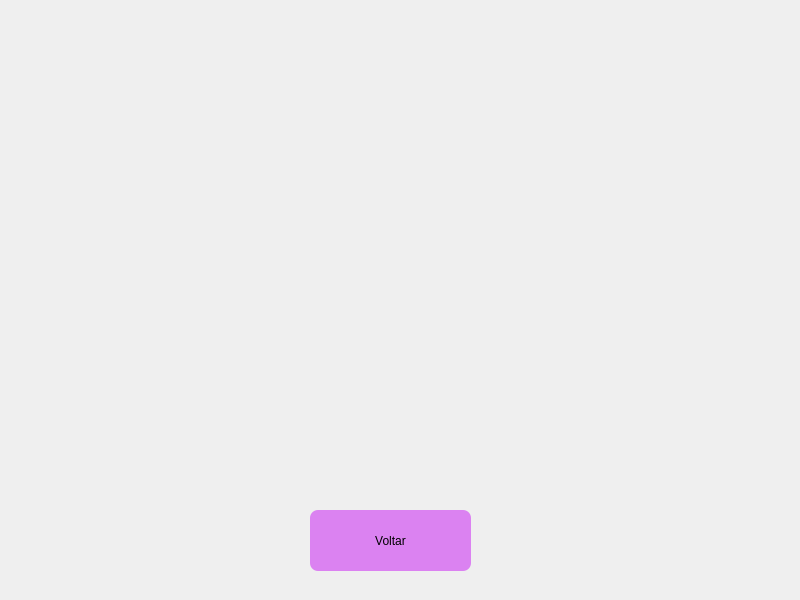
<?xml version="1.0" encoding="UTF-8"?>
<ui version="4.0">
 <class>pintura</class>
 <widget class="QMainWindow" name="pintura">
  <property name="geometry">
   <rect>
    <x>0</x>
    <y>0</y>
    <width>800</width>
    <height>600</height>
   </rect>
  </property>
  <property name="minimumSize">
   <size>
    <width>800</width>
    <height>600</height>
   </size>
  </property>
  <property name="maximumSize">
   <size>
    <width>800</width>
    <height>600</height>
   </size>
  </property>
  <property name="windowTitle">
   <string>MainWindow</string>
  </property>
  <widget class="QWidget" name="centralwidget">
   <widget class="QLabel" name="label">
    <property name="geometry">
     <rect>
      <x>0</x>
      <y>0</y>
      <width>800</width>
      <height>600</height>
     </rect>
    </property>
    <property name="minimumSize">
     <size>
      <width>800</width>
      <height>600</height>
     </size>
    </property>
    <property name="maximumSize">
     <size>
      <width>800</width>
      <height>600</height>
     </size>
    </property>
    <property name="text">
     <string/>
    </property>
    <property name="pixmap">
     <pixmap resource="../imagens/img.qrc">:/img/TUPintura.png</pixmap>
    </property>
    <property name="scaledContents">
     <bool>true</bool>
    </property>
   </widget>
   <widget class="QPushButton" name="volta_2">
    <property name="geometry">
     <rect>
      <x>310</x>
      <y>510</y>
      <width>161</width>
      <height>61</height>
     </rect>
    </property>
    <property name="styleSheet">
     <string notr="true">background-color: rgba(214, 102, 241, 80%);
font: 12pt &quot;Comic Sans MS&quot;;
border-radius: 8px</string>
    </property>
    <property name="text">
     <string>Voltar</string>
    </property>
   </widget>
  </widget>
 </widget>
 <resources>
  <include location="../imagens/img.qrc"/>
 </resources>
 <connections/>
</ui>
